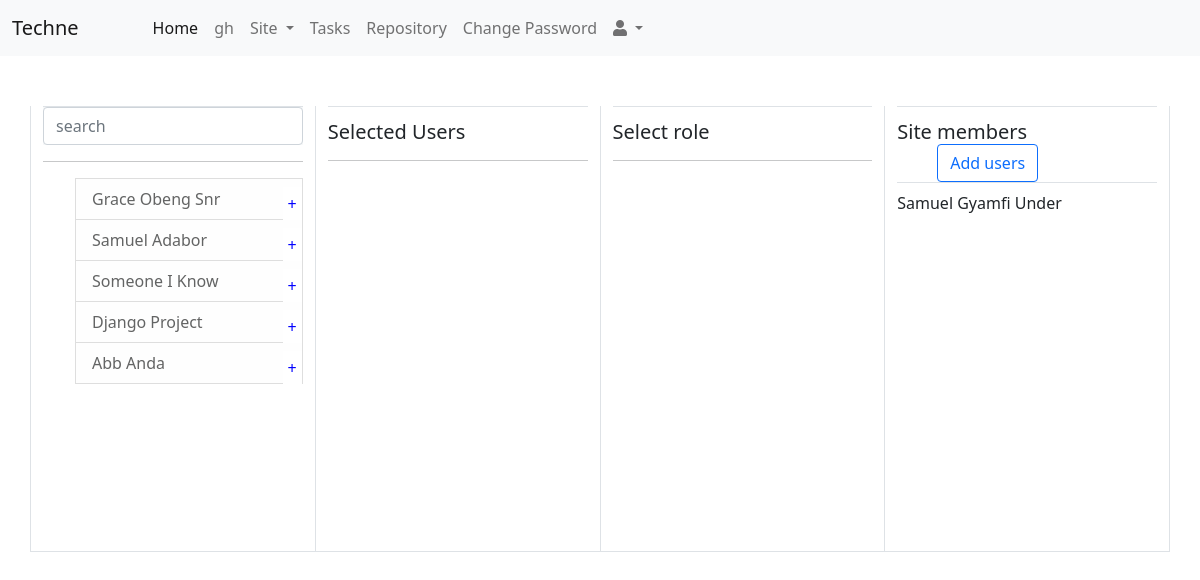
The page /add_site_members/81875640/ (signed in) on the database its author committed.
### mainapp/models.py (models this page shows, shortened)
class MyUser(AbstractBaseUser):
    id = models.AutoField(primary_key=True)
    username = models.CharField(
        verbose_name='username',
        max_length=255,
        unique=True,
    )
    email = models.EmailField(
        verbose_name='email address',
        max_length=255,
        unique=True,
    )
    firstname = models.CharField(
        verbose_name='firstname',
        max_length=255,
        null=True,
    )
    surname = models.CharField(
        verbose_name='lastname',
        max_length=255,
        null=True,
    )
    othername = models.CharField(
        verbose_name='othername',
        max_length=255,
        null=True,
        blank=True,
    )
    gender = models.CharField(
        verbose_name='gender',
        max_length=255,
        null=True, default='null',
    )
    department = models.ForeignKey(
        Department,
        verbose_name='department',
        null=True,
        on_delete=models.SET_NULL,
    )
    is_active = models.BooleanField(default=True)
    is_admin = models.BooleanField(default=False)
    date_joined = models.DateTimeField(auto_now_add=True)
    objects = MyUserManager()
    USERNAME_FIELD = 'username'
    REQUIRED_FIELDS = ['email']
    def get_full_name(self):
        return self.firstname + " " + self.surname
    class Meta:
        verbose_name_plural = 'Users'

class Siteuserroles(models.Model):
    id = models.AutoField(primary_key=True)
    site = models.ForeignKey('Site', on_delete=models.CASCADE)
    user = models.ForeignKey('MyUser', on_delete=models.CASCADE)
    role = models.CharField(max_length=13)

class Site(models.Model):
    id = models.AutoField(primary_key=True)
    site_id = models.CharField(max_length=100, unique=True)
    site_name = models.CharField(max_length=100)
    site_url = models.CharField(max_length=100, unique=True)
    description = models.TextField()
    site_visibilty = models.CharField(max_length=10,)
    created_at = models.DateTimeField(auto_now_add=True)
    created_by = models.ForeignKey(MyUser, on_delete=models.CASCADE)
    def __str__(self):
        return str(self.site_name)
    class Meta:
        ordering = ['-id']

### mainapp/views.py (the view)
# urls.py: path('add_site_members/<str:pk>/', views.add_site_members, name='add_site_members'),
def add_site_members(request, pk):
    site = Site.objects.get(site_url=pk)
    users = MyUser.objects.all()
    siteusers = Siteuserroles.objects.filter(site=site)
    context = {'users':users, 'site':site, 'siteusers':siteusers}
    return render(request, 'page/add_site_members.html', context)

### mainapp/templatetags/custom_tags.py (called while the page is built)
@register.simple_tag
def current_time(format_string):
    return datetime.datetime.now().strftime(format_string)

### mainapp/templates/page/add_site_members.html (shortened to what this page needs)
{% extends 'base.html' %}
{% block add_site_members %}
{% load my_filter %}
{% load custom_tags %}
<div class="container">
    <div>
    </div>
    <div class="row border-bottom">
        <div class="col border-end border-start">
            <form class="form-inline navbar-light bg-light border-top">
                <div class="input-group">
                    <input id="id_firstname" type="search" class="form-control" placeholder="search" aria-label="Search">
                </div>
            </form>
            <hr />
            <p>
                <ul type="none" class="filter-list" id="filter-list" class="list-group">
                    {% for user in users %}
                    {% if user.username != request.user.username %}
                    <li class="list-group-item list-group-item-light list-group-item-action user-list" onclick="addusertosite(this);" name="{{user.username}}">
                        <span class="">{{user.get_full_name}}</span>
                        <span style="cursor: pointer; color: blue;"><a title="Add This user">+</a> </span>
                    </li>
                    {% endif %}
                    {% endfor %}
                </ul>
            </p>
        </div>
        <div class="col border-end">
            <h5 class="border-top" style="padding-top: 13px;font-weight: lighter;">Selected Users</h5>
            <hr />
        </div>
        <div class="col border-end">
            <h5 class="border-top" style="padding-top: 13px;font-weight: lighter;">Select role</h5>
            <hr />
        </div>
        <div class="col border-end">
            <h5 class="border-top border-bottom" style="padding-top: 13px;font-weight: lighter;">Site members<button style="margin: 0px 0px 0px 40px;" class="btn btn-outline-primary add-user">Add users</button></h5>
            <div class="siteusers" style="overflow-y: scroll;height:360px;">
                {% for siteuser in siteusers %}
                <p class="form-group" name="{{siteuser.user.username}}">{{siteuser.user.get_full_name}} {{siteuser.site}}</p>
                {% endfor %}
            </div>
        </div>
    </div>
</div>
{% endblock %}

### mainapp/templates/page/add_site_members.html (style rules this page uses)
.user-list span:nth-child(2), .selectedUser li a { position: absolute; right: 0px; padding: 5px; background-color: white; }

### rows shown on the page
MyUser: get_full_name "Grace Obeng Snr"
MyUser: get_full_name "Samuel Adabor"
MyUser: get_full_name "Someone I Know"
MyUser: get_full_name "Django Project"
MyUser: get_full_name "Abb Anda"
Siteuserroles: user.get_full_name "Samuel Gyamfi", site "Under"
